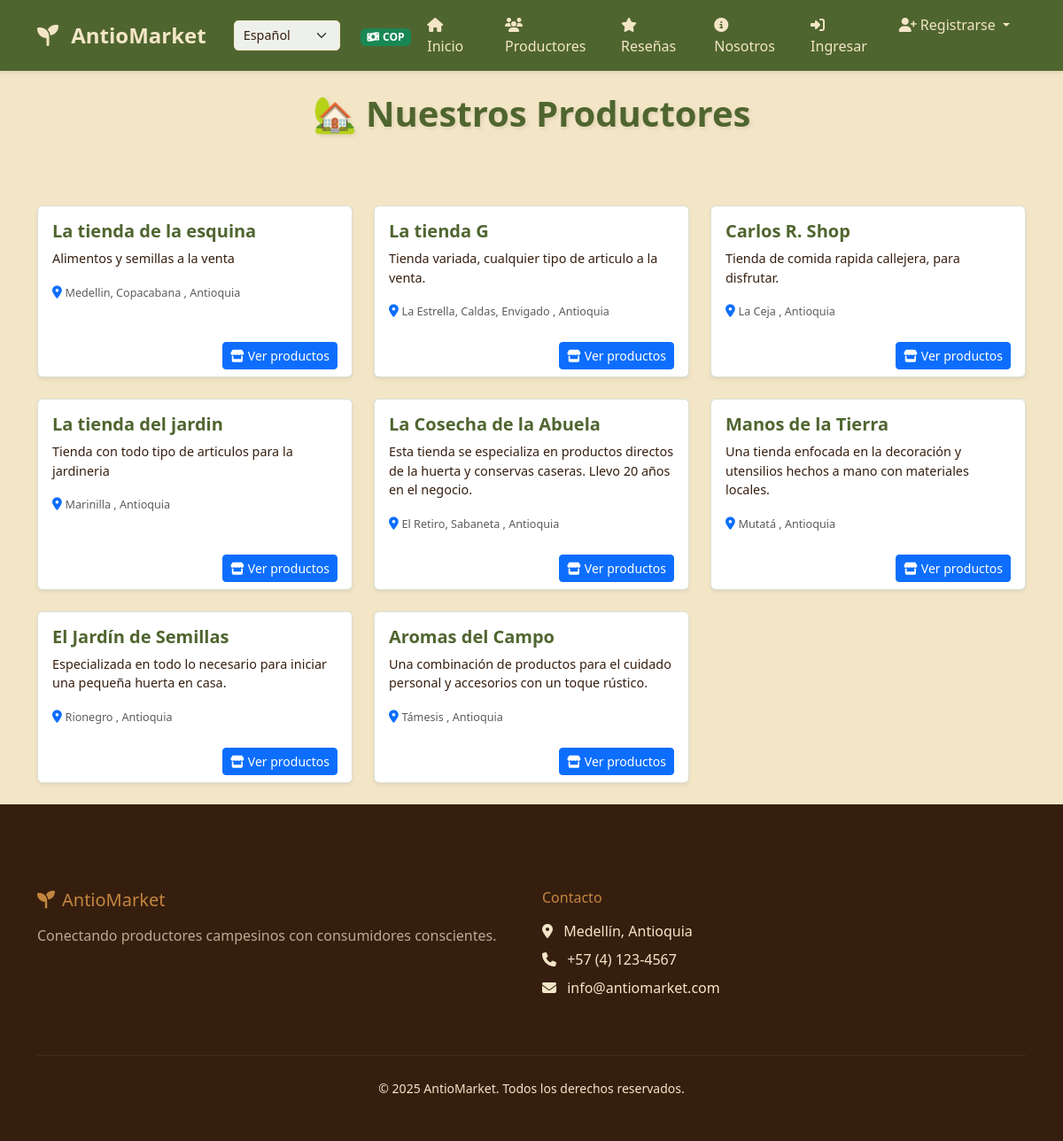
Before: /es/cuentas/vendedores/ with the older database file.
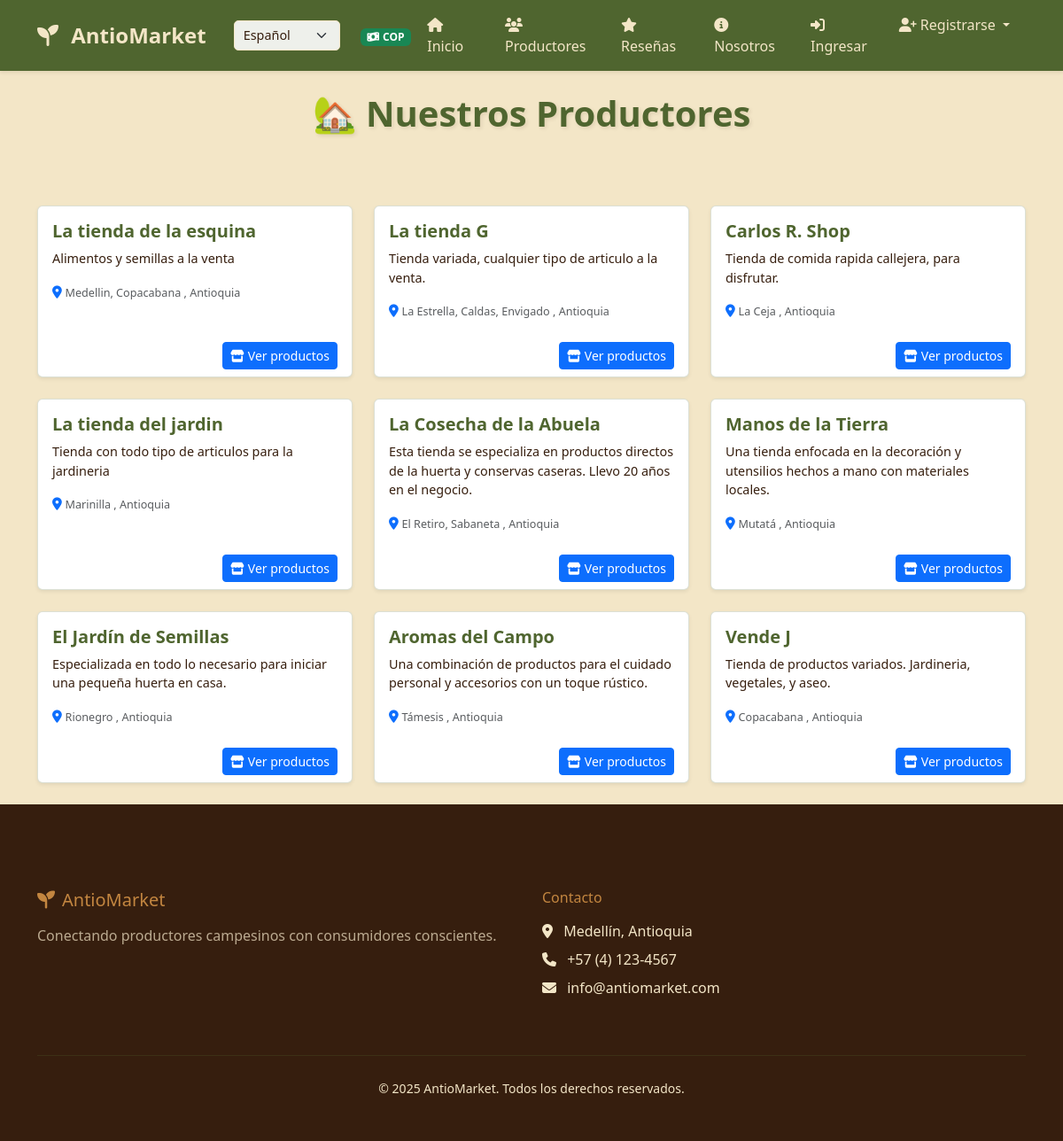
After: the same page with the newer database file.
### cuentas/models.py (models this page shows, shortened)
class CuentaVendedor(models.Model):
    usuario = models.OneToOneField(Usuario, on_delete=models.CASCADE)
    nombre_tienda = models.CharField(max_length=150, default='Mi Tienda')
    descripcion_tienda = models.TextField()

class UbicacionVendedor(models.Model):
    vendedor = models.ForeignKey(CuentaVendedor, on_delete=models.CASCADE)
    departamento = models.CharField(max_length=50, default='Antioquia')
    municipio = models.CharField(max_length=50)
    direccion = models.CharField(max_length=200)
    descripcion_zona = models.TextField(blank=True)

### cuentas/views.py (the view)
# urls.py: path('vendedores/', views.ListaVendedoresView.as_view(), name='lista_vendedores'),
class ListaVendedoresView(ListView):
    model = CuentaVendedor
    template_name = 'cuentas/lista_vendedores.html'
    context_object_name = 'vendedores'

### productos/context_processors.py (called while the page is built)
def currency_context(request):
    current_language = get_language()
    currency = 'USD' if current_language == 'en' else 'COP'
    return {
        'CURRENT_CURRENCY': currency,
        'CURRENCY_SYMBOL': CurrencyService.get_currency_symbol(currency),
        'currency_service': CurrencyService,
    }

### productos/currency_service.py (called while the page is built)
    @staticmethod
    def get_currency_symbol(currency_code):
        symbols = {
            'COP': '$',
            'USD': 'US$',
            'EUR': '€',
            'GBP': '£'
        }
        return symbols.get(currency_code, currency_code)

### cuentas/templates/cuentas/lista_vendedores.html (shortened to what this page needs)
{% extends 'base.html' %}
{% load i18n %}
{% block extra_css %}
{% load static %}
<link rel="stylesheet" href="{% static 'css/home.css' %}">
{% endblock %}
{% block content %}
<div class="container mt-4">
    <h1 class="text-center page-title mb-3">🏡 {% trans "Nuestros Productores" %}</h1>
    <div class="row mt-5">
        {% for vendedor in vendedores %}
        <div class="col-md-4 mb-4">
            <div class="card h-100 shadow-sm product-card">
                <div class="card-body">
                    <h5 class="card-title">
                        <a href="{% url 'cuentas:detalle_vendedor' vendedor.pk %}" class="text-decoration-none">
                            {{ vendedor.nombre_tienda }}
                        </a>
                    </h5>
                    <p class="card-text">{{ vendedor.descripcion_tienda|truncatechars:150 }}</p>
                    <p class="card-text">
                        <i class="fas fa-map-marker-alt text-primary"></i>
                        <small class="text-muted">
                            {% for ubicacion in vendedor.ubicacionvendedor_set.all %}
                                {{ ubicacion.municipio }}{% if not forloop.last %}, {% endif %}
                            {% endfor %}
                            , Antioquia
                        </small>
                    </p>
                </div>
                <div class="card-footer d-flex justify-content-end align-items-center bg-transparent border-0">
                    <a href="{% url 'cuentas:detalle_vendedor' vendedor.pk %}" class="btn btn-primary btn-sm">
                        <i class="fas fa-store me-1"></i>{% trans "Ver productos" %}
                    </a>
                </div>
            </div>
        </div>
        {% endfor %}
    </div>
</div>
{% endblock %}

Changed rows visible on the page:
added CuentaVendedor: nombre_tienda "Vende J", descripcion_tienda "Tienda de productos variados. Jardineria, vegetales, y aseo."
added UbicacionVendedor: municipio "Copacabana", shown under "Vende J"
